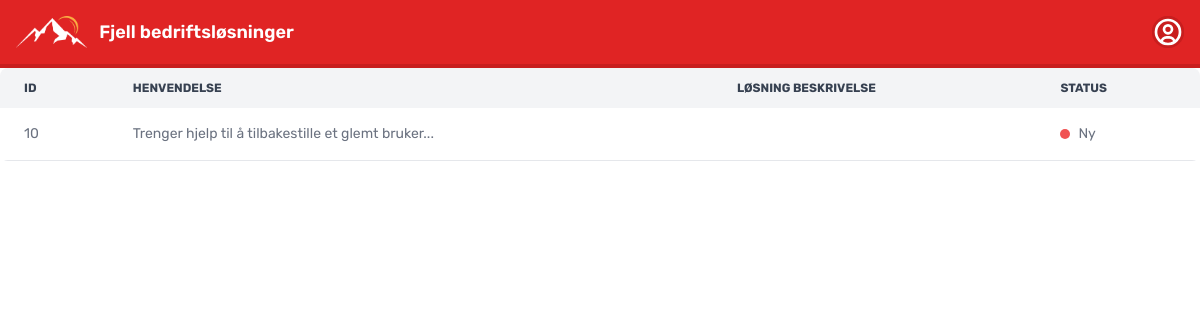
Page /ticket/received_ticket.php (signed in) on the earlier database version.
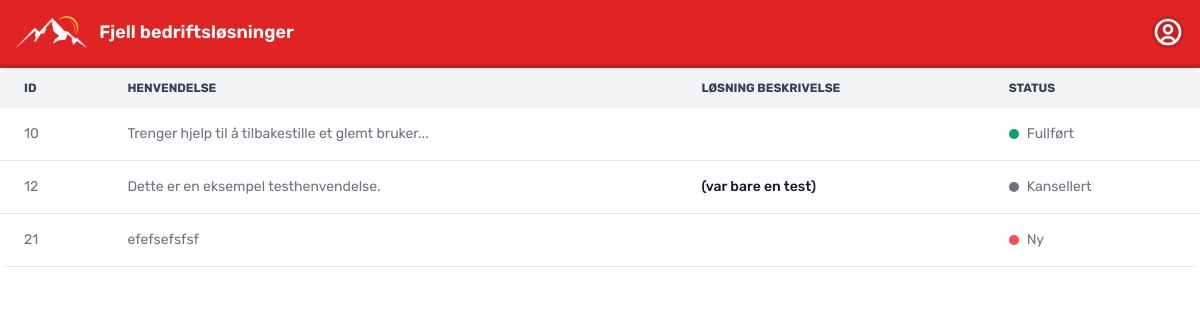
Same page on the later database version.
### tables this page shows
CREATE TABLE `henvendelser` (
  `id` int(11) NOT NULL,
  `bruker_id` int(11) NOT NULL,
  `statuser_id` int(11) DEFAULT NULL,
  `kategori_id` int(11) DEFAULT NULL,
  `tidspunkt_opprettet` timestamp NOT NULL DEFAULT current_timestamp(),
  `beskrivelse` longtext DEFAULT NULL,
  `loosning_beskrivelse` longtext DEFAULT NULL
);

CREATE TABLE `statuser` (
  `id` int(11) NOT NULL,
  `status` varchar(45) NOT NULL,
  `farge` varchar(45) DEFAULT NULL
);

### ticket/received_ticket.php (the view, shortened to what this page needs)
<?php
require_once '../../../db_connection.php';
$user_id = $_SESSION['user_id'];
$henvendelser_stmt = $conn->prepare("SELECT beskrivelse, loosning_beskrivelse, statuser_id FROM henvendelser WHERE bruker_id = ?");
$henvendelser_stmt->bind_param("i", $user_id);
$henvendelser_stmt->execute();
$henvendelser_result = $henvendelser_stmt->get_result();
$num_rows = $henvendelser_result->num_rows;
?>
<!DOCTYPE html>
<html lang="en">
<head>
    <link href="https://cdn.jsdelivr.net/npm/tailwindcss@2.2.19/dist/tailwind.min.css" rel="stylesheet">
    <link href="https://cdnjs.cloudflare.com/ajax/libs/flowbite/2.3.0/flowbite.min.css" rel="stylesheet"/>
    <link rel="stylesheet" type="text/css" href="../style.css" />
</head>
<body>
<nav class="bg-red-600 dark:bg-gray-900 border-b-4 border-red-700">
    <div class="max-w-screen-xl flex flex-wrap items-center justify-between mx-auto p-4">
        <a href="" class="flex items-center space-x-3 rtl:space-x-reverse">
            <img src="../images/icon.png" class="h-8" alt="Logo" />
            <span class="hidden sm:block text-lg font-semibold whitespace-nowrap text-white">Fjell bedriftsløsninger</span>
        </a>
        <div class="flex items-center md:order-2 space-x-3 md:space-x-0 rtl:space-x-reverse">
            <button type="button" class="flex text-sm bg-red-700 rounded-full md:me-0 focus:ring-4 focus:ring-red-700" id="user-menu-button" aria-expanded="false" data-dropdown-toggle="user-dropdown" data-dropdown-placement="bottom">
            </button>
        </div>
    </div>
</nav>
<div class="hidden md:block">
<?php if ($num_rows > 0): ?>
<div class="relative overflow-x-auto sm:rounded-lg">
    <table class="w-full text-sm text-left rtl:text-right text-gray-500 dark:text-gray-400">
        <thead class="text-xs text-gray-700 uppercase bg-gray-100 dark:bg-gray-700 dark:text-gray-400">
            <tr>
                <th scope="col" class="px-6 py-3">
                    ID
                </th>
                <th scope="col" class="px-6 py-3">
                    Henvendelse
                </th>
                <th scope="col" class="px-6 py-3">
                    Løsning beskrivelse
                </th>
                <th scope="col" class="px-6 py-3">
                    Status
                </th>
            </tr>
        </thead>
        <tbody>
            <?php while ($row = $henvendelser_result->fetch_assoc()): ?>
                <tr class="bg-white border-b dark:bg-gray-800 dark:border-gray-700">
                    <td class="px-6 py-4">
                        <div class="flex items-center">
                            <?php
                            $henvendelse_id_stmt = $conn->prepare("SELECT id FROM henvendelser WHERE bruker_id = ? AND statuser_id = ?");
                            $henvendelse_id_stmt->bind_param("ii", $user_id, $row['statuser_id']);
                            $henvendelse_id_stmt->execute();
                            $henvendelse_id_result = $henvendelse_id_stmt->get_result();
                            $henvendelse_id_row = $henvendelse_id_result->fetch_assoc();
                            $henvendelse_id = $henvendelse_id_row['id'];
                            echo $henvendelse_id;
                            ?>
                        </div>
                    </td>
                    <td class="px-6 py-4 text-gray-500 dark:text-gray-400 whitespace-nowrap">
                        <?php
                        $truncated_description = strlen($row['beskrivelse']) > 50 ? substr($row['beskrivelse'], 0, 50) . "..." : $row['beskrivelse'];
                        echo $truncated_description;
                        ?>
                    </td>
                    <td class="px-6 py-4 font-medium text-gray-900 whitespace-nowrap dark:text-gray-300">
                        <?php echo $row['loosning_beskrivelse']; ?>
                    </td>
                    <td class="px-6 py-4">
                        <div class="flex items-center">
                            <?php
                            $status_stmt = $conn->prepare("SELECT status, farge FROM statuser WHERE id = ?");
                            $status_stmt->bind_param("i", $row['statuser_id']);
                            $status_stmt->execute();
                            $status_result = $status_stmt->get_result();
                            $status_row = $status_result->fetch_assoc();
                            $status_name = $status_row['status'];
                            $status_color = $status_row['farge'];
                            ?>
                            <div class="h-2.5 w-2.5 rounded-full <?php echo $status_color; ?> me-2"></div>
                            <?php echo $status_name; ?>
                        </div>
                    </td>
                </tr>
            <?php endwhile; ?>
        </tbody>
    </table>
</div>
</div>
<?php endif; ?>
</body>
</html>

### style.css (style rules this page uses)
* { font-family: "Rubik", sans-serif; font-style: normal; }

Differences in the rows shown:
changed henvendelser "Trenger hjelp til å tilbakestille et glemt bruker...": statuser_id 0 → 2 (drawn); statuser.status "Ny" → "Fullført"
added henvendelser: id "12", beskrivelse "Dette er en eksempel testhenvendelse.", loosning_beskrivelse "(var bare en test)", statuser.status "Kansellert"
added henvendelser: id "21", beskrivelse "efefsefsfsf", statuser.status "Ny"
